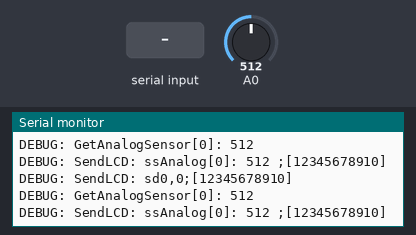
The sketch below on a simulated Arduino Uno, built with avr-gcc and run on an emulated ATmega328P. Parts: the last lines printed to the serial monitor. The inputs (shaded band) are chosen by the test bench; at power-on: A0 = 512.

Above: at 1.4 s.
1.5 s: "O" received over Serial
At 2.44 s:
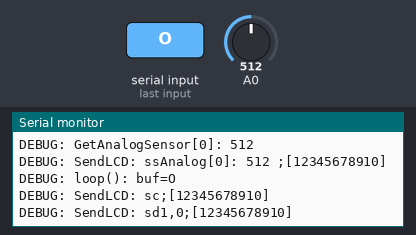
3.9 s: "E" received over Serial
At 5.12 s:
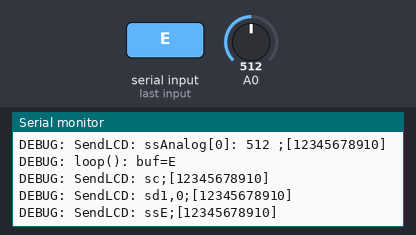
6.4 s: "1" received over Serial
At 7.6 s:
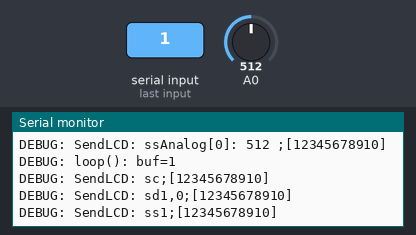
8.9 s: A0 set to 716
At 10.2 s:
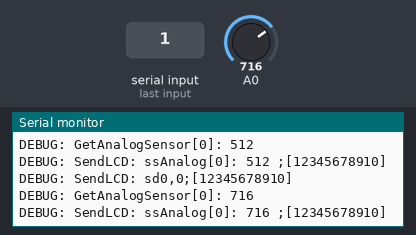
10.4 s: "O" received over the second serial link
14.3 s: A0 set to 900
At 15.5 s:
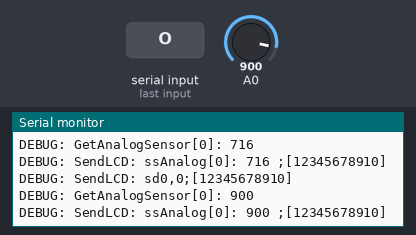
Timing chart, 0 to 16.8 s (numbered marks = the images above; inputs shaded):
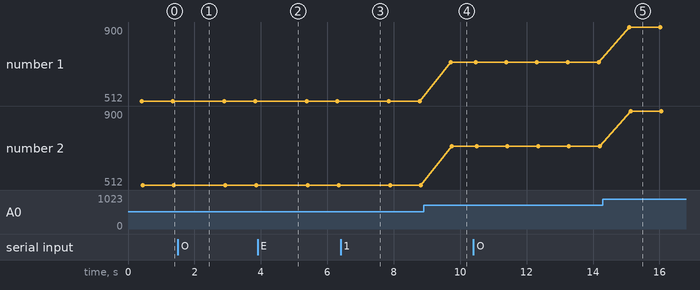

Measured:
- after the input at 1.5 s, the serial monitor: prints a new line after 0.57 s (image 1)
- after the input at 3.9 s, the serial monitor: prints a new line after 0.65 s (image 2)
- after the input at 6.4 s, the serial monitor: prints a new line after 0.63 s (image 3)
- after the input at 8.9 s, the serial monitor: prints a new line after 0.81 s (image 4)
- after the input at 14.3 s, the serial monitor: prints a new line after 0.80 s (image 5)
- plotted number 1: 512 → 716 after the input at 8.9 s, 716 → 900 after the input at 14.3 s
- plotted number 2: 512 → 716 after the input at 8.9 s, 716 → 900 after the input at 14.3 s

The sketch:

display.ino
```cpp
#include <SoftwareSerial.h>

#define LCD_PORT_RX 12
#define LCD_PORT_TX 11
#define LIGHT_SENSOR_PORT 0

SoftwareSerial LCDSerial(LCD_PORT_RX, LCD_PORT_TX);

void setup()
{
   Serial.begin(9600);
   LCDSerial.begin(9600);

   if (ClearLCD() != 0)
   {
     Serial.println("Failed to Init LCD.");
   }
}

void loop()
{
  String buf = "";

  while (Serial.available() > 0)
  {
    buf += (char)Serial.read();
    delay(5);
  }

  if (buf.length() > 0)
  {
    Serial.println("DEBUG: loop(): buf=" + buf);

    ClearLCD();
    LocateLCD(1,0);
    PrintLCD(buf);
  }

  LocateLCD(0,0);
  PrintLCD("Analog[" + (String)LIGHT_SENSOR_PORT + "]: " + (String)GetAnalogSensor(LIGHT_SENSOR_PORT) + " ");
  delay(500);
}

int GetAnalogSensor(int port)
{
    int val = 0;
    val = analogRead(port);

    Serial.println("DEBUG: GetAnalogSensor[" + (String)port + "]: " + (String)val);

    return val;
}

int InitLCD()
{
  int ret = SendLCD("L;");

  Serial.println((String)ret);
  if (ret == 1) // Force Error
  {
    return 0;
  }
  else
  {
    return 1;
  }
}


int PrintLCD(String text)
{
  String buf = "ss" + text + ";";
  return SendLCD(buf);
}

int LocateLCD(int x, int y)
{
  if (x < 0 || y < 0 || x > 15 || y > 15) return 1;

  String buf = "sd" + (String)x + "," + (String)y + ";";
  return SendLCD(buf);
}

int ClearLCD()
{
  return SendLCD("sc;");
}

int swBackLightLCD(int isTurnOn)
{
  if (isTurnOn == 1)
  {
    return SendLCD("sb1;");
  }
  else
  {
    return SendLCD("sb0;");
  }
}

int SendLCD(String buf)
{
  int ret = 0;
  int retryCount = 0;
  char readBuf = NULL;

  LCDSerial.flush();
  LCDSerial.print(buf);

  Serial.print("DEBUG: SendLCD: " + buf + "[");

  while (retryCount < 10)
  {
    retryCount++;

    Serial.print((String)retryCount);

    if (LCDSerial.available() > 0)
    {
      readBuf = (char)LCDSerial.read();

      if (readBuf == 'O')
      {
        ret = 0;
        break;
      }
      else if (readBuf == 'E')
      {
        ret = 1;
        delay(20);
      }
      else
      {
        ret = 2;
        delay(20);
      }
    }
    else
    {
      ret = 3;
      delay(20);
    }
  }

  Serial.println("]");
  return ret;
}
```
